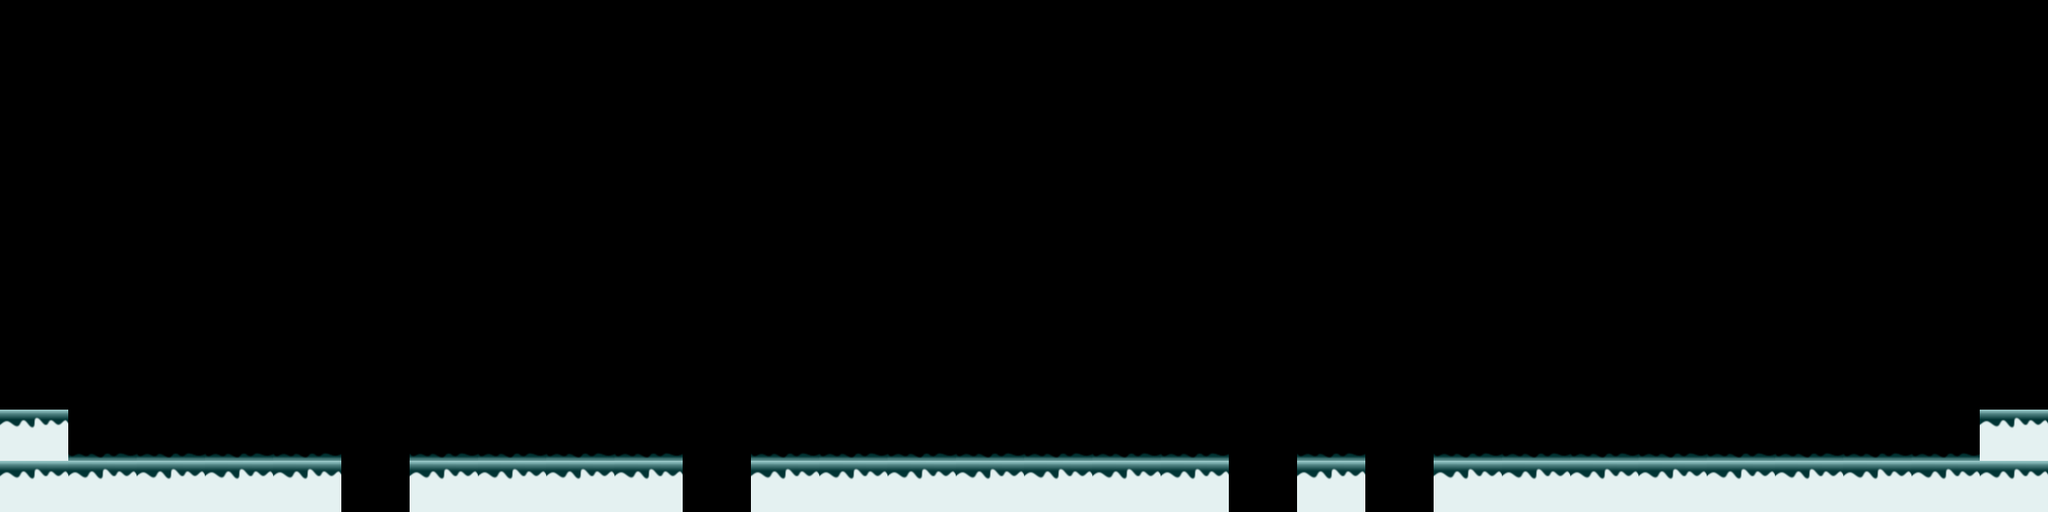

This is a level from a 2D game, rendered from its Tiled map with the project's own tilesets. A one-line summary and the map file follow, with tile-layer data summarised:
An orthogonal 30x10 tile map with 76x57 px tiles, 1 tile layer (grass), 2 tilesets and 8 objects.

<map version="1.0" orientation="orthogonal" renderorder="right-down" width="30" height="10" tilewidth="76" tileheight="57">
 <tileset firstgid="1" name="0_0" tilewidth="76" tileheight="57" spacing="1" margin="1">
  <image source="0_0.png" width="774" height="581" />
 </tileset>
 <tileset firstgid="101" name="0_0_ground" tilewidth="76" tileheight="57" spacing="1" margin="1">
  <image source="0_0_ground.png" width="78" height="117" />
 </tileset>
 <layer name="grass" width="30" height="10">
  <data>[300 cells, 52 non-empty, 2 distinct tile ids]</data>
 </layer>
 <objectgroup name="coin" />
 <objectgroup name="rock" />
 <objectgroup name="charBig" />
 <objectgroup name="pink" />
 <objectgroup name="chick" />
 <objectgroup name="eagle" />
 <objectgroup name="hat" />
 <objectgroup name="white" />
 <objectgroup name="car" />
 <objectgroup name="bomb" />
 <objectgroup name="child" />
 <objectgroup name="zomby" />
 <objectgroup name="bomber" />
 <objectgroup name="ground">
  <object x="2" y="515" width="376" height="54" />
  <object x="457" y="514" width="302" height="55" />
  <object x="836.364" y="514.212" width="532.242" height="55.5152" />
  <object x="1442.42" y="514.212" width="78.1818" height="53.2121" />
  <object x="1597.03" y="514.182" width="681.455" height="55.6364" />
 </objectgroup>
 <objectgroup name="ball" />
 <objectgroup name="lazer" />
 <objectgroup name="rock_sharp">
  <object x="499" y="425" />
  <object x="495" y="254" />
  <object x="495" y="80" />
 </objectgroup>
 <objectgroup name="boss0" />
</map>
